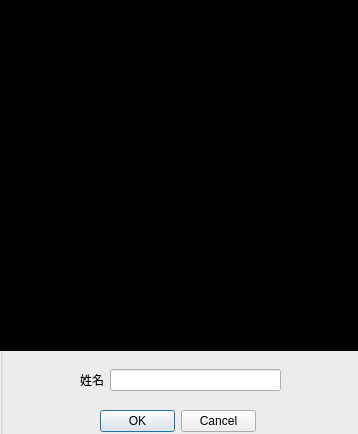
<?xml version="1.0" encoding="UTF-8"?>
<ui version="4.0">
 <class>Record</class>
 <widget class="QWidget" name="Record">
  <property name="geometry">
   <rect>
    <x>0</x>
    <y>0</y>
    <width>358</width>
    <height>434</height>
   </rect>
  </property>
  <property name="windowTitle">
   <string>Form</string>
  </property>
  <widget class="QGroupBox" name="groupBox">
   <property name="geometry">
    <rect>
     <x>0</x>
     <y>0</y>
     <width>371</width>
     <height>441</height>
    </rect>
   </property>
   <property name="title">
    <string/>
   </property>
   <widget class="QLabel" name="FrameLabel">
    <property name="geometry">
     <rect>
      <x>0</x>
      <y>-10</y>
      <width>361</width>
      <height>361</height>
     </rect>
    </property>
    <property name="styleSheet">
     <string notr="true">background:black;</string>
    </property>
    <property name="text">
     <string>TextLabel</string>
    </property>
   </widget>
   <widget class="QWidget" name="gridLayoutWidget">
    <property name="geometry">
     <rect>
      <x>80</x>
      <y>360</y>
      <width>201</width>
      <height>41</height>
     </rect>
    </property>
    <layout class="QGridLayout" name="gridLayout">
     <item row="0" column="1">
      <widget class="QLineEdit" name="NameLineEdit"/>
     </item>
     <item row="0" column="0">
      <widget class="QLabel" name="label_3">
       <property name="text">
        <string>姓名</string>
       </property>
       <property name="alignment">
        <set>Qt::AlignCenter</set>
       </property>
      </widget>
     </item>
    </layout>
   </widget>
   <widget class="QDialogButtonBox" name="DialogBox">
    <property name="geometry">
     <rect>
      <x>100</x>
      <y>410</y>
      <width>156</width>
      <height>23</height>
     </rect>
    </property>
    <property name="standardButtons">
     <set>QDialogButtonBox::Cancel|QDialogButtonBox::Ok</set>
    </property>
   </widget>
  </widget>
 </widget>
 <resources/>
 <connections/>
</ui>
